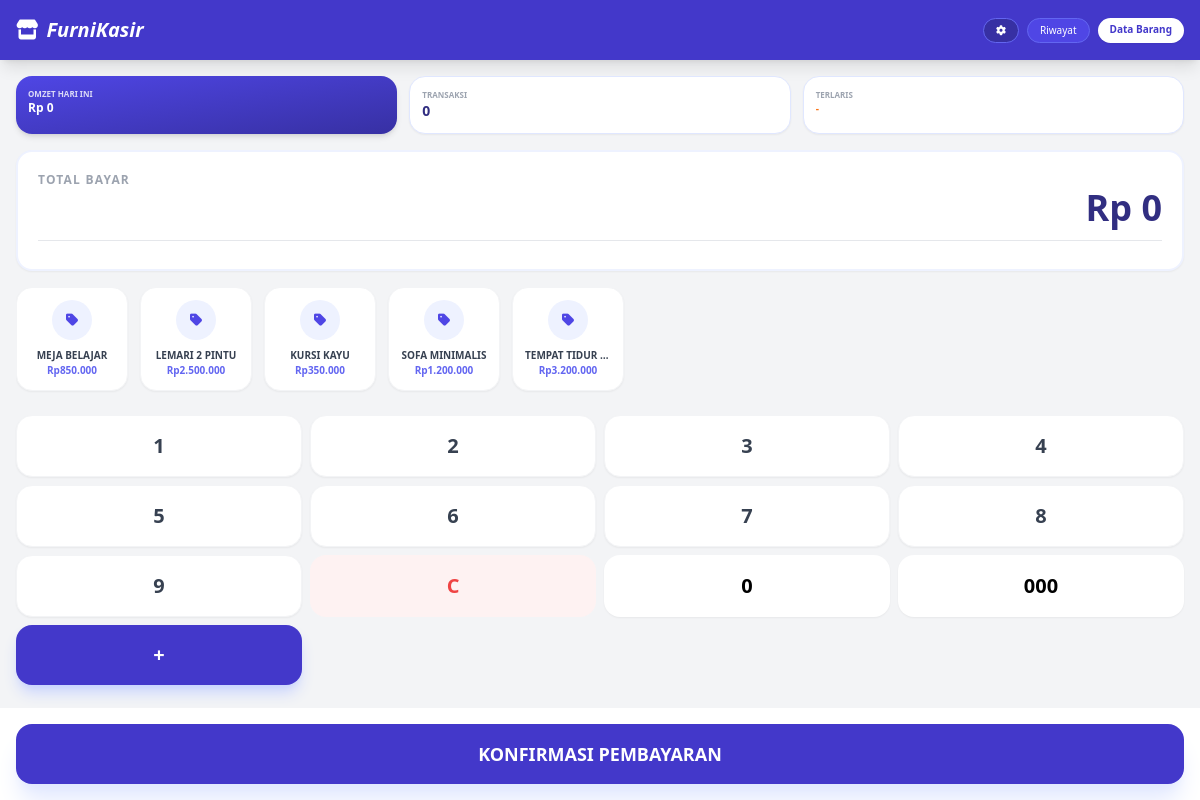
The page / on the database its author committed.
### tables this page shows
CREATE TABLE `pengaturan` (
  `id` int NOT NULL DEFAULT '1',
  `nama_toko` varchar(100) DEFAULT NULL,
  `alamat` text,
  `no_wa` varchar(20) DEFAULT NULL,
  `logo` varchar(255) DEFAULT NULL
);

CREATE TABLE `furniture` (
  `id` int NOT NULL,
  `nama` varchar(100) NOT NULL,
  `harga` int NOT NULL,
  `status` enum('aktif','nonaktif') DEFAULT 'aktif'
);

### index.php (the view, shortened to what this page needs)
<?php
include 'config/db.php';
$q_set = mysqli_query($conn, "SELECT * FROM pengaturan WHERE id=1");
$set = mysqli_fetch_assoc($q_set);
$today = date('Y-m-d');
$q_total = mysqli_query($conn, "SELECT SUM(total) as total FROM transaksi WHERE DATE(tanggal) = '$today'");
$row_total = mysqli_fetch_assoc($q_total);
$total_hari_ini = $row_total['total'] ?? 0;
$q_trans = mysqli_query($conn, "SELECT COUNT(*) as jml FROM transaksi WHERE DATE(tanggal) = '$today'");
$row_trans = mysqli_fetch_assoc($q_trans);
$jml_transaksi = $row_trans['jml'] ?? 0;
$q_laris = mysqli_query($conn, "SELECT nama_item, COUNT(*) as total_terjual
                                FROM transaksi_detail
                                GROUP BY nama_item
                                ORDER BY total_terjual DESC LIMIT 1");
$row_laris = mysqli_fetch_assoc($q_laris);
$furniture_terlaris = $row_laris['nama_item'] ?? '-';
?>
<!DOCTYPE html>
<html lang="id">
<head>
    <script src="https://cdn.tailwindcss.com"></script>
    <link rel="stylesheet" href="https://cdnjs.cloudflare.com/ajax/libs/font-awesome/6.4.0/css/all.min.css">
</head>
<body class="bg-gray-100 h-screen flex flex-col overflow-hidden font-sans">
    <header class="bg-indigo-700 text-white p-4 shadow-lg flex justify-between items-center">
        <h1 class="text-xl font-bold italic"><i class="fas fa-store mr-2"></i><?= $set['nama_toko'] ?></h1>
        <div class="flex gap-2">
            <a href="setting.php" class="text-[10px] bg-indigo-800 px-3 py-1 rounded-full border border-indigo-500"><i class="fas fa-cog"></i></a>
            <a href="riwayat.php" class="text-[10px] bg-indigo-600 px-3 py-1 rounded-full border border-indigo-500">Riwayat</a>
            <a href="furniture.php" class="text-[10px] bg-white text-indigo-700 px-3 py-1 rounded-full font-bold shadow-sm">Data Barang</a>
        </div>
    </header>
    <main class="flex-1 overflow-y-auto p-4 space-y-4">
        <div class="grid grid-cols-3 gap-3 mb-2">
            <div class="bg-gradient-to-br from-indigo-600 to-indigo-800 p-3 rounded-2xl text-white shadow-md">
                <p class="text-[8px] font-bold opacity-80 uppercase">Omzet Hari Ini</p>
                <p class="text-xs font-black truncate">Rp <?= number_format($total_hari_ini, 0, ',', '.') ?></p>
            </div>
            <div class="bg-white p-3 rounded-2xl border border-indigo-100 shadow-sm">
                <p class="text-[8px] text-gray-400 font-bold uppercase">Transaksi</p>
                <p class="text-sm font-black text-indigo-900"><?= $jml_transaksi ?></p>
            </div>
            <div class="bg-white p-3 rounded-2xl border border-indigo-100 shadow-sm">
                <p class="text-[8px] text-gray-400 font-bold uppercase">Terlaris</p>
                <p class="text-[10px] font-black text-orange-500 truncate uppercase"><?= $furniture_terlaris ?></p>
            </div>
        </div>
        <div class="bg-white rounded-2xl shadow-sm p-5 border-2 border-indigo-50">
            <p class="text-gray-400 text-xs font-bold uppercase tracking-widest">Total Bayar</p>
            <div id="display-total" class="text-4xl font-black text-indigo-900 text-right">Rp 0</div>
            <div id="item-list" class="mt-3 text-sm text-gray-500 max-h-24 overflow-y-auto border-t pt-2 space-y-1"></div>
        </div>
        <div class="flex overflow-x-auto gap-3 pb-2 no-scrollbar">
            <?php
            $q = mysqli_query($conn, "SELECT * FROM furniture WHERE status='aktif'");
            while ($f = mysqli_fetch_assoc($q)): ?>
                <button onclick="addItem('<?= $f['nama'] ?>', <?= $f['harga'] ?>, <?= $f['id'] ?>)"
                    class="flex-shrink-0 bg-white p-3 rounded-2xl shadow-sm border border-gray-100 active-btn w-28 text-center transition-all hover:border-indigo-300">
                    <div class="bg-indigo-50 w-10 h-10 rounded-full flex items-center justify-center mx-auto mb-2 text-indigo-600">
                        <i class="fas fa-tag text-sm"></i>
                    </div>
                    <p class="text-[10px] font-bold truncate text-gray-700"><?= strtoupper($f['nama']) ?></p>
                    <p class="text-[10px] text-indigo-500 font-bold">Rp<?= number_format($f['harga'], 0, ',', '.') ?></p>
                </button>
            <?php endwhile; ?>
        </div>
        <div class="grid grid-cols-4 gap-2">
            <?php foreach ([1, 2, 3, 4, 5, 6, 7, 8, 9] as $n): ?>
                <button onclick="appendNum(<?= $n ?>)" class="bg-white py-4 rounded-2xl font-bold text-xl shadow-sm active-btn border border-gray-100 text-gray-700"><?= $n ?></button>
            <?php endforeach; ?>
            <button onclick="clearAll()" class="bg-red-50 text-red-500 py-4 rounded-2xl font-bold text-xl active-btn">C</button>
            <button onclick="appendNum(0)" class="bg-white py-4 rounded-2xl font-bold text-xl shadow-sm active-btn">0</button>
            <button onclick="appendNum('000')" class="bg-white py-4 rounded-2xl font-bold text-xl shadow-sm active-btn">000</button>
            <button onclick="addManual()" class="bg-indigo-700 text-white py-4 rounded-2xl font-bold text-xl active-btn shadow-indigo-200 shadow-lg">+</button>
        </div>
    </main>
    <footer class="p-4 bg-white border-t border-gray-100">
        <button onclick="openModal()" class="w-full bg-indigo-700 text-white py-4 rounded-2xl font-bold text-lg shadow-xl shadow-indigo-100">
            KONFIRMASI PEMBAYARAN
        </button>
    </footer>
</body>
</html>

### rows shown on the page
pengaturan: nama_toko "FurniKasir"
furniture: nama "MEJA BELAJAR", harga "850.000"
furniture: nama "LEMARI 2 PINTU", harga "2.500.000"
furniture: nama "KURSI KAYU", harga "350.000"
furniture: nama "SOFA MINIMALIS", harga "1.200.000"
furniture: nama "TEMPAT TIDUR…", harga "3.200.000"

### other values the page prints
$total_hari_ini "0"
$jml_transaksi "0"
$furniture_terlaris "-"
$n "1"
$n "2"
$n "3"
$n "4"
$n "5"
$n "6"
$n "7"
$n "8"
$n "9"
